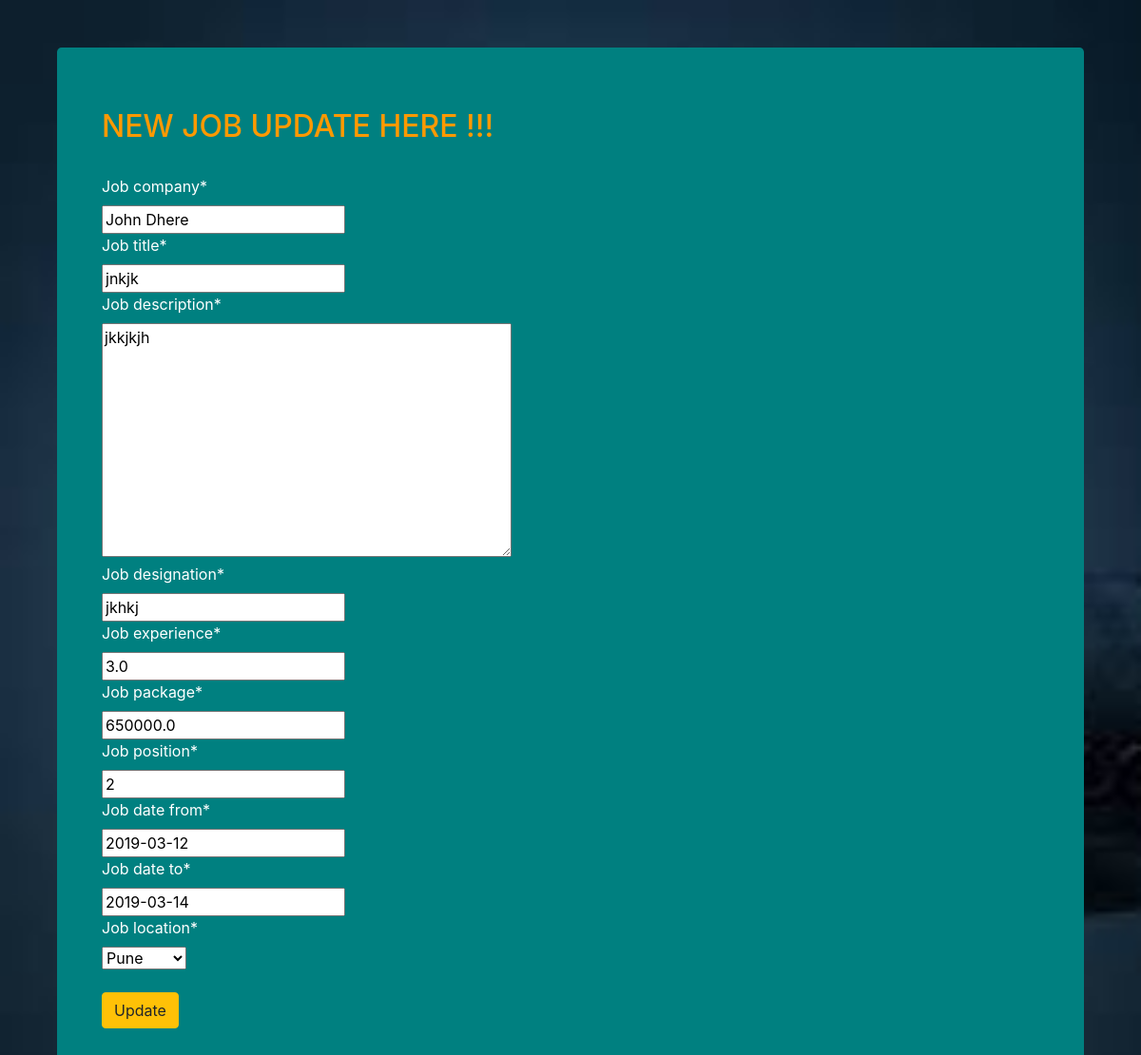
Screenshot of /firstapp/civil_update/1/ (signed in) with the database file from the repository.
### Firstapp/models.py (models this page shows, shortened)
class CIVILJobs(models.Model):
    job_company=models.CharField(max_length=30)
    job_title=models.CharField(max_length=30)
    job_description=models.TextField()
    job_designation=models.CharField(max_length=30)
    job_experience=models.FloatField()
    job_package=models.FloatField()
    job_position=models.IntegerField() #no of post available
    job_date_from=models.DateField()
    job_date_to=models.DateField()
    job_location=models.ForeignKey(Address,on_delete=models.CASCADE)

### Firstapp/views.py (the view)
# urls.py: path('civil_update/<int:id>/',views.civil_update),
@login_required(login_url='/login/')
def civil_update(request,id):
    obj=CIVILJobs.objects.get(pk=id)
    civilforms=CIVILJobForms(instance=obj)
    if(request.method=='POST'):
        civilforms=CIVILJobForms(request.POST,instance=obj)
        if civilforms.is_valid():
            civilforms.save()
        return redirect('/firstapp/civil_show/')
    return render(request,'civil_update.html',{'civilforms':civilforms,'obj':obj})

### Firstapp/forms.py
class CIVILJobForms(forms.ModelForm):
    class Meta:
        model=CIVILJobs
        fields='__all__'

### Firstapp/models.py (called while the page is built)
    def __str__(self):
        return self.city

### Firstapp/templates/civil_update.html (shortened to what this page needs)
<!DOCTYPE html>
<html lang="en">
{% load crispy_forms_tags %}
<head>
    {% load static %}
    {% load crispy_forms_tags %}
    <link rel="stylesheet" href="https://stackpath.bootstrapcdn.com/bootstrap/4.4.1/css/bootstrap.min.css">
     <link rel="stylesheet" href="{% static 'css/update.css'%}">
</head>
<body align="center">
<div class="container">
    <div class="container">
<div class="jumbotron" align="left">
    <div class="container">
        <h2>NEW JOB UPDATE HERE !!!</h2><br>
<form action="/firstapp/civil_update/{{obj.id}}/" method="POST">
    {{civilforms|crispy}}
    <br>
    <button type="submit" class="btn btn-warning">Update</button>
</form>
    </div>
    </div>
    </div>
    </div>
</body>
</html>

### static/css/update.css (style rules this page uses)
body { background-repeat: no-repeat, repeat; background-size:cover; }
.jumbotron { margin-top:50px; background:#008080; color:white; }

### Firstapp/templates/civil_update.html (style rules this page uses)
h2 { color:#ff9900; align="center" }

### rows the page displays
CIVILJobs: job_company "John Dhere", job_title "jnkjk", job_description "jkkjkjh", job_designation "jkhkj", job_experience "3.0", job_package "650000.0", job_position "2", job_date_from "2019-03-12", job_date_to "2019-03-14", job_location "Pune"
